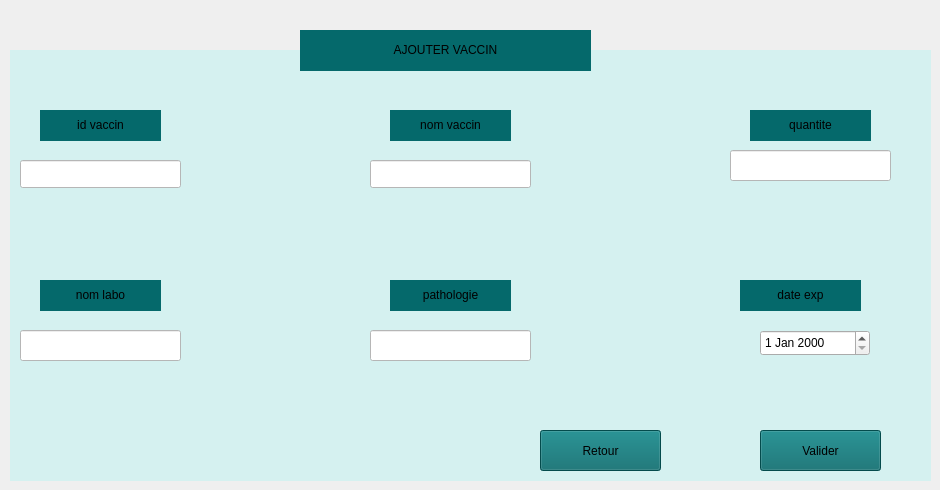
    <widget class="QWidget" name="tab_2">
     <attribute name="title">
      <string>Ajouter vaccin</string>
     </attribute>
     <widget class="QLabel" name="label_4">
      <property name="geometry">
       <rect>
        <x>10</x>
        <y>50</y>
        <width>921</width>
        <height>431</height>
       </rect>
      </property>
      <property name="styleSheet">
       <string notr="true">background-color: rgb(213, 241, 240);</string>
      </property>
      <property name="text">
       <string/>
      </property>
     </widget>
     <widget class="QLineEdit" name="nomlabo">
      <property name="geometry">
       <rect>
        <x>20</x>
        <y>330</y>
        <width>161</width>
        <height>31</height>
       </rect>
      </property>
      <property name="styleSheet">
       <string notr="true">background-color: rgb(255, 255, 255);</string>
      </property>
      <property name="text">
       <string/>
      </property>
     </widget>
     <widget class="QLabel" name="label_5">
      <property name="geometry">
       <rect>
        <x>300</x>
        <y>30</y>
        <width>291</width>
        <height>41</height>
       </rect>
      </property>
      <property name="styleSheet">
       <string notr="true">background-color: rgb(5, 105, 107);</string>
      </property>
      <property name="text">
       <string>&lt;html&gt;&lt;head/&gt;&lt;body&gt;&lt;p align=&quot;center&quot;&gt;AJOUTER VACCIN&lt;/p&gt;&lt;/body&gt;&lt;/html&gt;</string>
      </property>
     </widget>
     <widget class="QLabel" name="label_6">
      <property name="geometry">
       <rect>
        <x>40</x>
        <y>110</y>
        <width>121</width>
        <height>31</height>
       </rect>
      </property>
      <property name="font">
       <font>
        <kerning>true</kerning>
       </font>
      </property>
      <property name="styleSheet">
       <string notr="true">background-color: rgb(5, 105, 107);</string>
      </property>
      <property name="text">
       <string>&lt;html&gt;&lt;head/&gt;&lt;body&gt;&lt;p align=&quot;center&quot;&gt;id vaccin&lt;/p&gt;&lt;/body&gt;&lt;/html&gt;</string>
      </property>
     </widget>
     <widget class="QLineEdit" name="idvacc">
      <property name="geometry">
       <rect>
        <x>20</x>
        <y>160</y>
        <width>161</width>
        <height>28</height>
       </rect>
      </property>
      <property name="styleSheet">
       <string notr="true">background-color: rgb(255, 255, 255);</string>
      </property>
      <property name="text">
       <string/>
      </property>
     </widget>
     <widget class="QLabel" name="label_21">
      <property name="geometry">
       <rect>
        <x>390</x>
        <y>110</y>
        <width>121</width>
        <height>31</height>
       </rect>
      </property>
      <property name="font">
       <font>
        <kerning>true</kerning>
       </font>
      </property>
      <property name="styleSheet">
       <string notr="true">background-color: rgb(5, 105, 107);</string>
      </property>
      <property name="text">
       <string>&lt;html&gt;&lt;head/&gt;&lt;body&gt;&lt;p align=&quot;center&quot;&gt;nom vaccin&lt;/p&gt;&lt;/body&gt;&lt;/html&gt;</string>
      </property>
     </widget>
     <widget class="QLabel" name="label_13">
      <property name="geometry">
       <rect>
        <x>40</x>
        <y>280</y>
        <width>121</width>
        <height>31</height>
       </rect>
      </property>
      <property name="font">
       <font>
        <kerning>true</kerning>
       </font>
      </property>
      <property name="styleSheet">
       <string notr="true">background-color: rgb(5, 105, 107);</string>
      </property>
      <property name="text">
       <string>&lt;html&gt;&lt;head/&gt;&lt;body&gt;&lt;p align=&quot;center&quot;&gt;nom labo&lt;/p&gt;&lt;/body&gt;&lt;/html&gt;</string>
      </property>
     </widget>
     <widget class="QLineEdit" name="nomvacc">
      <property name="geometry">
       <rect>
        <x>370</x>
        <y>160</y>
        <width>161</width>
        <height>28</height>
       </rect>
      </property>
      <property name="styleSheet">
       <string notr="true">background-color: rgb(255, 255, 255);</string>
      </property>
      <property name="text">
       <string/>
      </property>
     </widget>
     <widget class="QLabel" name="label_22">
      <property name="geometry">
       <rect>
        <x>390</x>
        <y>280</y>
        <width>121</width>
        <height>31</height>
       </rect>
      </property>
      <property name="font">
       <font>
        <kerning>true</kerning>
       </font>
      </property>
      <property name="styleSheet">
       <string notr="true">background-color: rgb(5, 105, 107);</string>
      </property>
      <property name="text">
       <string>&lt;html&gt;&lt;head/&gt;&lt;body&gt;&lt;p align=&quot;center&quot;&gt;pathologie&lt;/p&gt;&lt;/body&gt;&lt;/html&gt;</string>
      </property>
     </widget>
     <widget class="QLineEdit" name="pathologie">
      <property name="geometry">
       <rect>
        <x>370</x>
        <y>330</y>
        <width>161</width>
        <height>31</height>
       </rect>
      </property>
      <property name="styleSheet">
       <string notr="true">background-color: rgb(255, 255, 255);</string>
      </property>
      <property name="text">
       <string/>
      </property>
     </widget>
     <widget class="QLabel" name="label_23">
      <property name="geometry">
       <rect>
        <x>750</x>
        <y>110</y>
        <width>121</width>
        <height>31</height>
       </rect>
      </property>
      <property name="font">
       <font>
        <kerning>true</kerning>
       </font>
      </property>
      <property name="styleSheet">
       <string notr="true">background-color: rgb(5, 105, 107);</string>
      </property>
      <property name="text">
       <string>&lt;html&gt;&lt;head/&gt;&lt;body&gt;&lt;p align=&quot;center&quot;&gt;quantite&lt;/p&gt;&lt;/body&gt;&lt;/html&gt;</string>
      </property>
     </widget>
     <widget class="QPushButton" name="pushbuttonajoutervaccin">
      <property name="geometry">
       <rect>
        <x>760</x>
        <y>430</y>
        <width>121</width>
        <height>41</height>
       </rect>
      </property>
      <property name="styleSheet">
       <string notr="true">background-color: rgb(5, 105, 107);</string>
      </property>
      <property name="text">
       <string>Valider</string>
      </property>
     </widget>
     <widget class="QPushButton" name="pushButton_20">
      <property name="geometry">
       <rect>
        <x>540</x>
        <y>430</y>
        <width>121</width>
        <height>41</height>
       </rect>
      </property>
      <property name="styleSheet">
       <string notr="true">background-color: rgb(5, 105, 107);</string>
      </property>
      <property name="text">
       <string>Retour</string>
      </property>
     </widget>
     <widget class="QLineEdit" name="quantite">
      <property name="geometry">
       <rect>
        <x>730</x>
        <y>150</y>
        <width>161</width>
        <height>31</height>
       </rect>
      </property>
      <property name="styleSheet">
       <string notr="true">background-color: rgb(255, 255, 255);</string>
      </property>
      <property name="text">
       <string/>
      </property>
     </widget>
     <widget class="QLabel" name="label_28">
      <property name="geometry">
       <rect>
        <x>740</x>
        <y>280</y>
        <width>121</width>
        <height>31</height>
       </rect>
      </property>
      <property name="font">
       <font>
        <kerning>true</kerning>
       </font>
      </property>
      <property name="styleSheet">
       <string notr="true">background-color: rgb(5, 105, 107);</string>
      </property>
      <property name="text">
       <string>&lt;html&gt;&lt;head/&gt;&lt;body&gt;&lt;p align=&quot;center&quot;&gt;date exp&lt;/p&gt;&lt;/body&gt;&lt;/html&gt;</string>
      </property>
     </widget>
     <widget class="QDateEdit" name="dateexp">
      <property name="geometry">
       <rect>
        <x>760</x>
        <y>330</y>
        <width>110</width>
        <height>26</height>
       </rect>
      </property>
     </widget>
    </widget>
